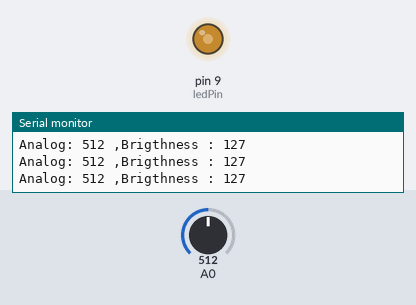
Simulated run of this sketch. Board: Arduino Uno, built with avr-gcc and run on an emulated ATmega328P. Shown: output pins drawn as LEDs (lit = HIGH), the last lines printed to the serial monitor. The test bench sets the inputs (shaded band); at power-on: A0 = 512.

Above: at 1.2 s.
1.3 s: A0 set to 716
At 1.7 s:
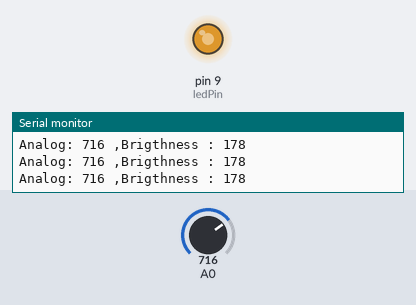
2.8 s: A0 set to 900
At 3.2 s:
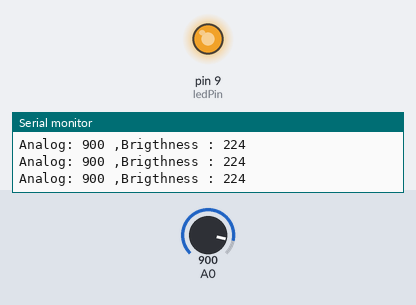
4.3 s: A0 set to 122
At 4.8 s:
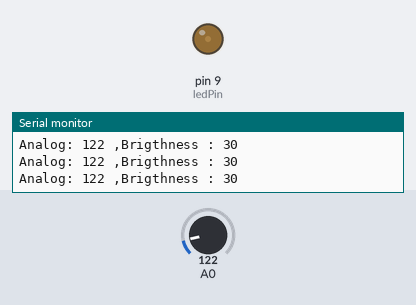
5.8 s: A0 set to 0
At 6.3 s:
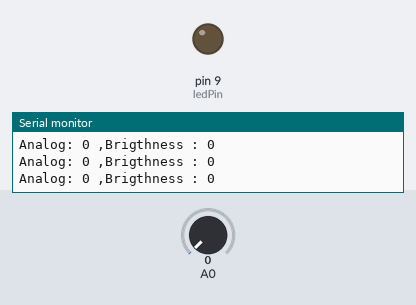
7.3 s: A0 set to 511
At 7.7 s:
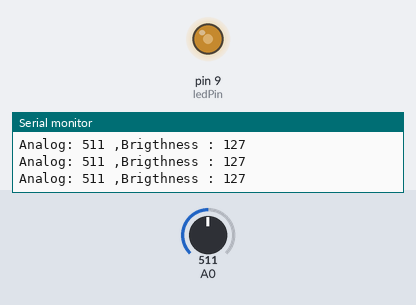
Timing chart, 0 to 9.8 s (numbered marks = the images above; inputs shaded):
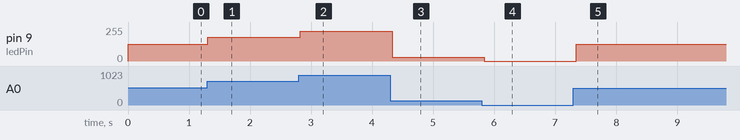

The sketch:

fading_potentiometer.ino
```cpp
int ledPin=9;
void setup()
{
  Serial.begin(9600);
  pinMode(ledPin,OUTPUT);
}
void loop()
{
  int analogValue=analogRead(A0);
  int brightness=map(analogValue,0,1023,0,255);
  analogWrite(ledPin,brightness);
  Serial.print("Analog: ");
  Serial.print(analogValue);
  Serial.print(" ,Brigthness : ");
  Serial.println(brightness);
  delay(100);
}
```

Measured:
- after the input at 1.3 s, pin 9 (ledPin): 127/255 → 178/255 at once
- after the input at 2.8 s, pin 9 (ledPin): 178/255 → 224/255 at once
- after the input at 4.3 s, pin 9 (ledPin): 224/255 → 30/255 at once
- after the input at 5.8 s, pin 9 (ledPin): 30/255 → 0/255 at once
- after the input at 7.3 s, pin 9 (ledPin): 0/255 → 127/255 after 0.05 s
